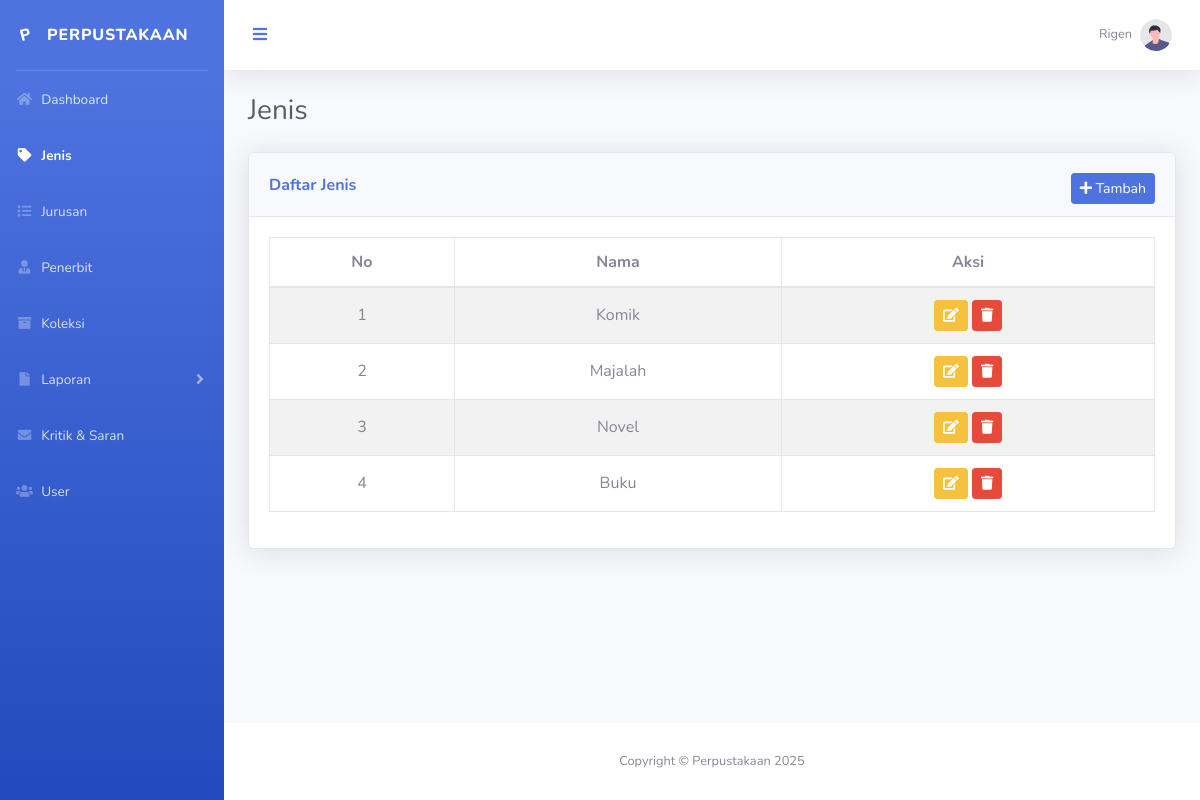
The page /admin/jenis/index.php (signed in) on the database its author committed.
### tables this page shows
CREATE TABLE IF NOT EXISTS `jenis` (
  `id` char(36) NOT NULL,
  `nama` varchar(255) NOT NULL,
  PRIMARY KEY (`id`)
);

### connection.php (called while the page is built, shortened)
<?php
$base_url    = 'http://localhost/perpustakaan-main';

### admin/jenis/index.php (the view)
<?php
require '../layouts/header.php';
$nomor = 1;
$jenis = mysqli_query($conn, "SELECT * FROM jenis");
?>
   <div class="container-fluid">
      <h1 class="h3 mb-2 text-gray-800">Jenis</h1>
      <div class="card shadow mb-4 mt-4">
         <div class="card-header">
            <div class="mt-2 font-weight-bold text-primary">
               Daftar Jenis
               <span class="float-right">
                  <a href="<?= $base_url . '/admin/jenis/tambah.php'; ?>" class="btn btn-primary btn-sm"><i class="fas fa-plus"></i> Tambah</a>
               </span>
            </div>
         </div>
         <div class="card-body">
            <div class="table-responsive">
               <table id="datatable" class="table table-bordered table-hover table-striped" width="100%">
                  <thead>
                     <tr class="text-center">
                        <th>No</th>
                        <th>Nama</th>
                        <th>Aksi</th>
                     </tr>
                  </thead>
                  <tbody>
                     <?php while($row = mysqli_fetch_assoc($jenis)) { ?>
                        <tr class="text-center">
                           <td class="align-middle"><?= $nomor; ?></td>
                           <td class="align-middle"><?= $row['nama']; ?></td>
                           <td class="align-middle">
                              <a href="<?= $base_url . '/admin/jenis/edit.php?id=' . $row['id']; ?>" title="Edit" class="btn btn-warning btn-sm"><i class="fas fa-edit"></i></a>
                              <a href="<?= $base_url . '/admin/jenis/hapus.php?id=' . $row['id']; ?>" title="Hapus" class="btn btn-danger btn-sm" onclick="return confirm('Anda yakin ingin menghapus data ini?');"><i class="fas fa-trash"></i></a>
                           </td>
                        </tr>
                     <?php $nomor++; } ?>
                  </tbody>
               </table>
            </div>
         </div>
      </div>
   </div>
</div>
<?php require '../layouts/footer.php'; ?>

### rows shown on the page
jenis: nama "Komik"
jenis: nama "Majalah"
jenis: nama "Novel"
jenis: nama "Buku"

### other values the page prints
$_SESSION['bo_nama'] "Rigen"
